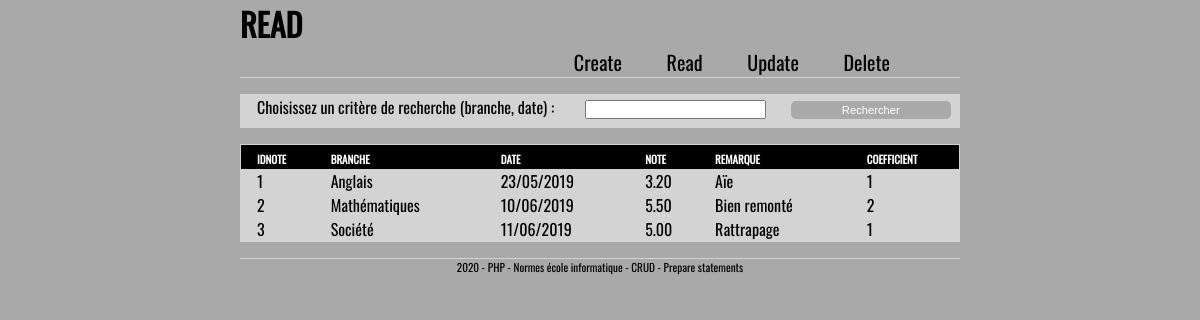
The app's page /CRUD_PHP/read.php with its own data.
### tables this page shows
CREATE TABLE `notes` (
  `idnote` int(11) NOT NULL,
  `branche` varchar(45) DEFAULT NULL,
  `date` datetime DEFAULT NULL,
  `note` double DEFAULT NULL,
  `remarque` varchar(255) DEFAULT NULL,
  `coefficient` int(11) DEFAULT NULL
);

### CRUD_PHP/lib/functions.inc.php (the view, shortened to what this page needs)
<?php
function dbnotes()
{
  static $dbc = null;
  if ($dbc == null) {
    try {
      $dbc = new PDO('mysql:host=' . HOST . ';dbname=' . DBNAME, DBUSER, DBPWD, array(
        PDO::MYSQL_ATTR_INIT_COMMAND => "SET NAMES utf8",
        PDO::ATTR_PERSISTENT => true
      ));
    }
    catch (Exception $e) {
      echo 'Erreur : ' . $e->getMessage() . '<br />';
      echo 'N° : ' . $e->getCode();
      die('Could not connect to MySQL');
    }
  }
  return $dbc;
}
function readNotes($from = 0, $offset = 50)
{
  static $ps = null;
  $sql = 'SELECT idnote, branche, DATE_FORMAT(date, \'%d/%m/%Y\') as date, round(note,2) as note,';
  $sql .= ' remarque, coefficient FROM dbnotes.notes';
  $sql .= ' ORDER BY branche, date ASC LIMIT :FROM,:OFFSET;';
  if ($ps == null) {
    $ps = dbnotes()->prepare($sql);
  }
  $answer = false;
  try {
    $ps->bindParam(':FROM', $from, PDO::PARAM_INT);
    $ps->bindParam(':OFFSET', $offset, PDO::PARAM_INT);
    if ($ps->execute())
      $answer = $ps->fetchAll(PDO::FETCH_ASSOC);
  } catch (PDOException $e) {
    echo $e->getMessage();
  }
  return $answer;
}
function notesToHtmlTable($array)
{
  $html = "";
  if (!empty($array)) {
    $html .= "\n  <table>";
    $html .= "\n    <tr>";
    foreach ($array[0] as $key => $value) {
      $html .= "\n      <th>$key</th>";
    }
    $html .= "\n    </tr>\n";
    foreach ($array as $line) {
      $html .= "\n    <tr>";
      foreach ($line as $key => $value) {
        if ($key == "editer") {
          $html .= "\n      <td><a href=\"?editer=$value\">editer</a></td>\n";
        } else if ($key == "supprimer") {
          $html .= "\n      <td><a href=\"?supprimer=$value\">supprimer</a></td>\n";
        } else {
          $html .= "\n      <td>$value</td>\n";
        }
      }
      $html .= "\n    </tr>\n";
    }
    $html .= "\n  </table>\n";
  }
  return $html;
}

### CRUD_PHP/read.php (shortened to what this page needs)
<!DOCTYPE html>
<?php
require './lib/functions.inc.php';
$recherche = filter_input(INPUT_POST, "recherche");
?>
<html lang="fr">
<head>
    <link rel="stylesheet" type="text/css" href="./lib/crud.css">
</head>
<body>
    <h1>READ</h1>
    <nav>
        <?php include "./lib/nav.inc.php"; ?>
    </nav>
    <form action="#" method="POST">
        <table>
            <tr>
                <td>Choisissez un critère de recherche (branche, date) : </td>
                <td><input type="text" name="recherche" value="<?= $recherche ?>"></td>
                <td><input type="submit" name="btnSubmit" value="Rechercher"></td>
            </tr>
        </table>
    </form>
    <?php
  if (!empty($recherche))
    echo arrayToHtmlTable(readNotesWithFilter($recherche));
  else
    echo notesToHtmlTable(readNotes());
  ?>
    <footer>2020 - PHP - Normes école informatique - CRUD - Prepare statements</footer>
</body>
</html>

### CRUD_PHP/lib/nav.inc.php
<ul>
  <li><a href="create.php">Create</a></li>
  <li><a href="read.php">Read</a></li>
  <li><a href="update.php">Update</a></li>
  <li><a href="delete.php">Delete</a></li>
</ul>

### records on screen
notes: idnote "1", branche "Anglais", value "23/05/2019", value "3.20", remarque "Aïe", coefficient "1"
notes: idnote "2", branche "Mathématiques", value "10/06/2019", value "5.50", remarque "Bien remonté", coefficient "2"
notes: idnote "3", branche "Société", value "11/06/2019", value "5.00", remarque "Rattrapage", coefficient "1"

### other values on screen
$key "idnote"
$key "branche"
$key "date"
$key "note"
$key "remarque"
$key "coefficient"
